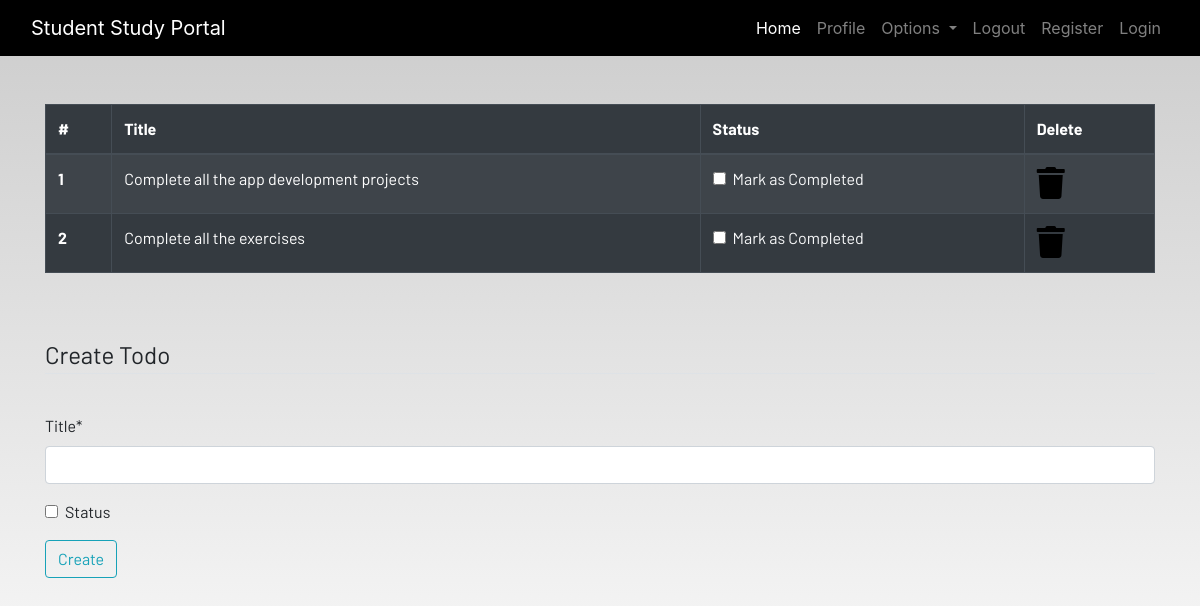
The app's page /todo (signed in), older data.
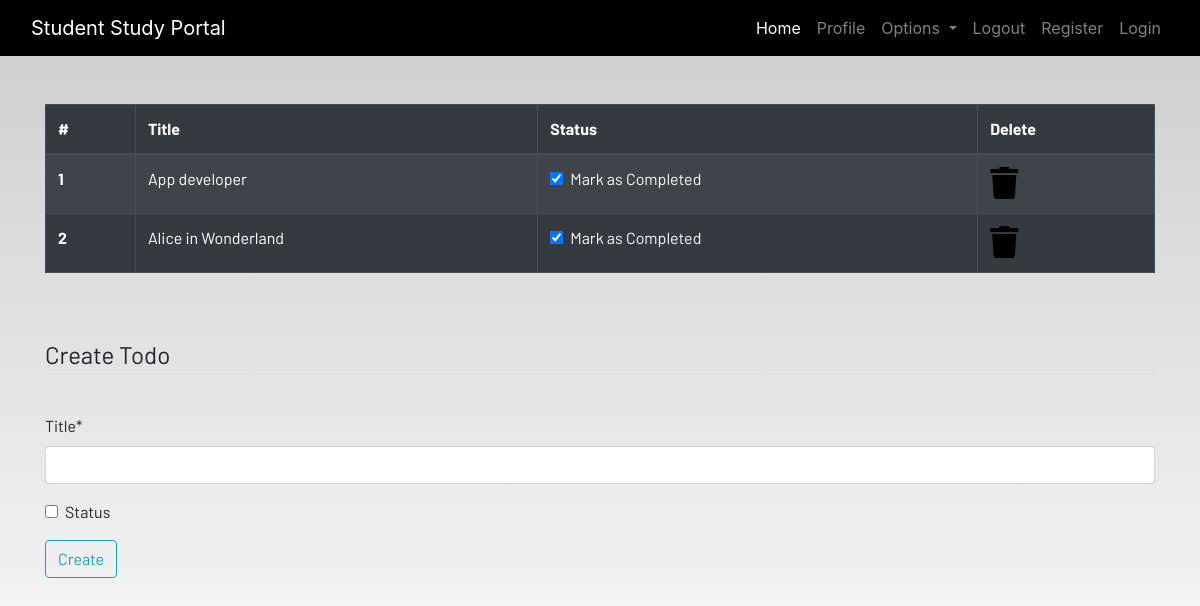
The same page, newer data.
### dashboard/models.py (models this page shows, shortened)
class Todo(models.Model):
    user = models.ForeignKey(User, on_delete=models.CASCADE)
    title = models.CharField(max_length=100)
    status = models.BooleanField(default=False)

### dashboard/views.py (the view)
# urls.py: path('todo', views.todo, name='todo'),
def todo(request):
    if request.method == 'POST':
        todoform = TodoForm(request.POST)
        if todoform.is_valid():
            try:
                finish = request.POST['status']
                if finish == 'on':
                    finished = True
                else:
                    finished = False
            except:
                finished = False
            new_todo = Todo(user=request.user, title=request.POST['title'], status=finished)
            new_todo.save()
            messages.success(request, f'Todo is added by {request.user.username} successfully!')
    else:
        todoform = TodoForm()
    get_todo = Todo.objects.filter(user=request.user)
    length = len(get_todo)
    if length == 0:
        no_todo = True
    else:
        no_todo = False
    return render(request, 'dashboard/todo.html', {
        'todos': get_todo,
        'no_todo': no_todo,
        'form': todoform
    })

### dashboard/forms.py
class TodoForm(forms.ModelForm):
    class Meta:
        model = Todo
        fields = ['title', 'status']

### dashboard/templates/dashboard/todo.html (shortened to what this page needs)
{% extends 'dashboard/base.html' %}
{% load static %}
{% load crispy_forms_tags %}
{% block content %}
    <div class="container">
        {% if not no_todo %}
            <table class="table table-striped table-bordered table-hover table-dark">
                <thead>
                <tr>
                    <th scope="col">#</th>
                    <th scope="col">Title</th>
                    <th scope="col">Status</th>
                    <th scope="col">Delete</th>
                </tr>
                </thead>
                <tbody>
                {% for todo in todos %}
                    <tr>
                        <th scope="row">{{ forloop.counter }}</th>
                        <td>{{ todo.title }}</td>
                        <td>
                            <a href="{% url 'update_todo' todo.id %}">
                                <div class="form-check">
                                    {% if todo.status == True %}
                                        <input class="form-check-input" type="checkbox" value="" checked>
                                    {% else %}
                                        <input class="form-check-input" type="checkbox" value="">
                                    {% endif %}
                                    <label class="form-check-label text-light" for="flexCheckDefault">
                                        Mark as Completed
                                    </label>
                                </div>
                            </a>
                        </td>
                        <td><a href="{% url 'delete_todo' todo.id %}"><i class="fa fa-trash fa-2x"></i></a></td>
                    </tr>
                {% endfor %}
                </tbody>
            </table>
        {% else %}
            <h4>All tasks have been done!! create to add more</h4>
        {% endif %}
    </div>
    <br><br>
    <div class="container">
        <form method="POST" action="{% url 'todo' %}">
            <fieldset class="form-group">
                <legend class="border-bottom mb-4">Create Todo</legend>
            </fieldset>
            {{ form|crispy }}
            <div class="form-group">
                <button class="btn btn-outline-info" type="submit">
                    Create
                </button>
            </div>
        </form>
    </div>
{% endblock content %}

Row changes from the older to the newer data that the page shows:
removed Todo: title "Complete all the app development projects"
removed Todo: title "Complete all the exercises"
added Todo: title "App developer"
added Todo: title "Alice in Wonderland"
